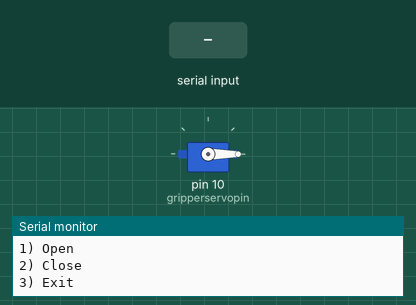
Bench run of a sketch on a simulated Arduino Uno, built with avr-gcc and run on an emulated ATmega328P. Parts: servo, the last lines printed to the serial monitor. Inputs (shaded band) come from the test bench.

Above: at 1.2 s.
1.3 s: "1" received over Serial
At 1.6 s:
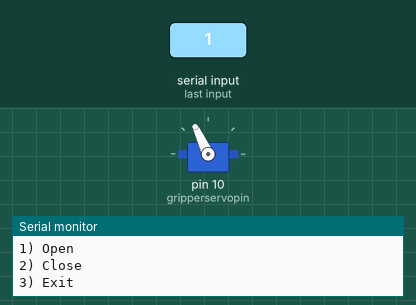
2.8 s: "2" received over Serial
At 3.9 s:
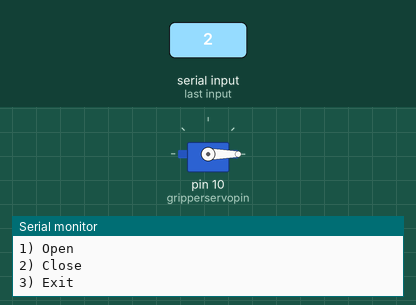
Timing chart, 0 to 5.8 s (numbered marks = the images above; inputs shaded):
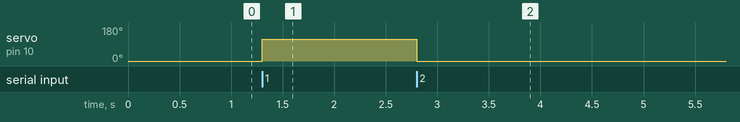

Measured:
- after the input at 1.3 s, servo on pin 10 (gripperservopin): 0° → 115° at once
- after the input at 2.8 s, servo on pin 10 (gripperservopin): 115° → 0° at once

The sketch:

Gripper.ino
```cpp
#include <Servo.h>
Servo GripperServo;
int gripperservopin = 10;
int Options = 0;

int angle = 0;   // servo position in degrees

// at 115 degrees the gripper is at it's most open


void setup()
{  Serial.begin(9600);
  GripperServo.attach(gripperservopin);
  GripperServo.write(0);             //One time recalibration to center
  Serial.print("Gripper Servo Check...");
}

void gripper_open()
{
GripperServo.write(115);
}

void gripper_close()
{
GripperServo.write(0);
}


void loop() {
  Serial.print("Choose command:\n");

  Serial.print("1) Open\n");
  Serial.print("2) Close\n");
  Serial.print("3) Exit\n");
  while(Serial.available() == 0)  {}
  Options = Serial.read();
  Serial.write(Options);                    //Insert choice of option in terminal.
  switch (Options) {
     case '1': gripper_open();
     break;
     case '2': gripper_close();
     break;
     case '3': Serial.end();
     break;
  }
}
```
